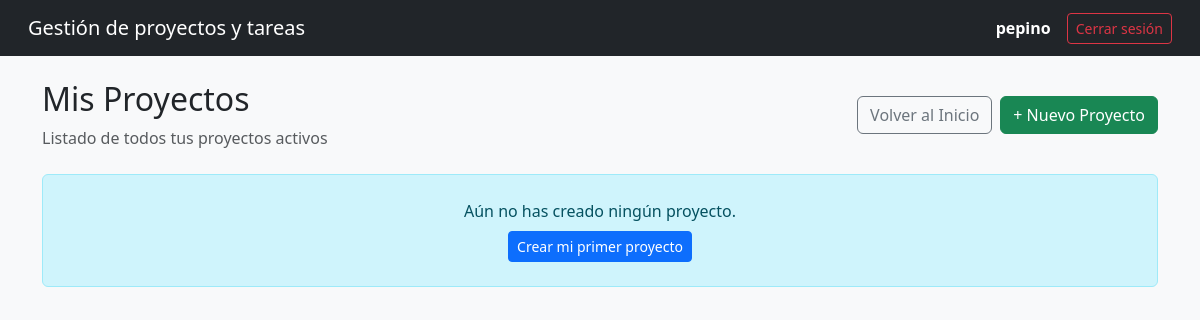
/proyectos/ (signed in), run on an earlier commit of the app's database.
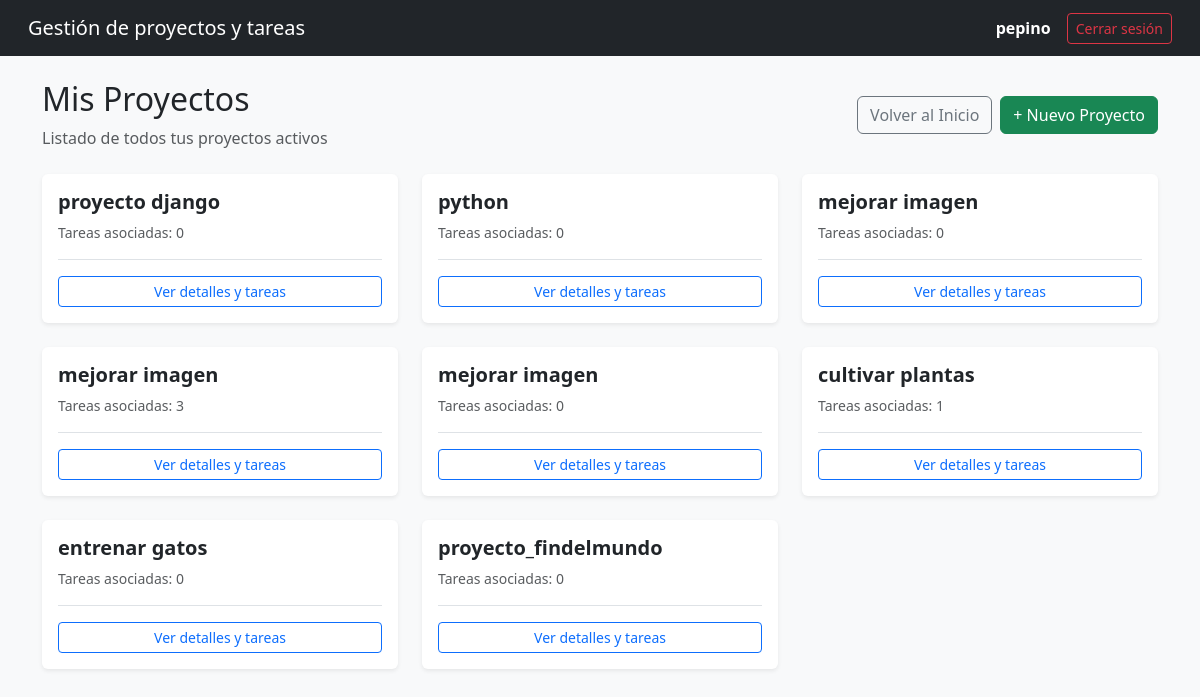
And on a later commit of the database.
### core/models.py (models this page shows, shortened)
class Proyecto(models.Model):
    nombre = models.CharField(max_length=100)
    usuario = models.ForeignKey(User, on_delete=models.CASCADE, related_name='proyectos') # 1 usuario varios proyectos
    fecha_creacion = models.DateTimeField(auto_now_add=True)

### core/views.py (the view)
# urls.py: path('proyectos/', lista_proyectos, name='lista_proyectos'),
@login_required
def lista_proyectos(request):
    proyectos = Proyecto.objects.filter(usuario=request.user)
    return render(request, 'core/proyecto_list.html', {'proyectos': proyectos})

### core/templates/core/proyecto_list.html (shortened to what this page needs)
{% extends 'base.html' %}
{% block content %}
<div class="d-flex justify-content-between align-items-center mb-4">
    <div>
        <h2>Mis Proyectos</h2>
        <p class="text-muted mb-0">Listado de todos tus proyectos activos</p>
    </div>
    <div class="d-flex gap-2">
        <a href="{% url 'home' %}" class="btn btn-outline-secondary">Volver al Inicio</a>
        <a href="{% url 'crear_proyecto' %}" class="btn btn-success">+ Nuevo Proyecto</a>
    </div>
</div>
<div class="row g-4">
    {% for proyecto in proyectos %}
        <div class="col-md-4">
            <div class="card h-100 shadow-sm border-0">
                <div class="card-body d-flex flex-column">
                    <h5 class="card-title fw-bold">{{ proyecto.nombre }}</h5>
                    <p class="card-text text-muted small">
                        Tareas asociadas: {{ proyecto.tareas.count }}
                    </p>
                    <div class="mt-auto pt-3 border-top">
                        <a href="{% url 'proyecto_detalle' proyecto.pk %}" class="btn btn-outline-primary btn-sm w-100">
                            Ver detalles y tareas
                        </a>
                    </div>
                </div>
            </div>
        </div>
    {% empty %}
        <div class="col-12">
            <div class="alert alert-info text-center py-4">
                <p class="mb-2">Aún no has creado ningún proyecto.</p>
                <a href="{% url 'crear_proyecto' %}" class="btn btn-primary btn-sm">Crear mi primer proyecto</a>
            </div>
        </div>
    {% endfor %}
</div>
{% endblock %}

### templates/base.html (shortened to what this page needs)
<!DOCTYPE html>
<html lang="es">
<head>
    <link
        href="https://cdn.jsdelivr.net/npm/bootstrap@5.3.3/dist/css/bootstrap.min.css" rel="stylesheet">
</head>
<body class='bg-light'>
<nav class='navbar navbar-expand-lg navbar-dark bg-dark px-3 mb-4'>
    <div class='container-fluid'>
        <a class='navbar-brand' href={% url 'home' %}>Gestión de proyectos y tareas</a>
        <div class='d-flex align-items-center gap-2'>
        {% if user.is_authenticated %}
            <span class='text-white me-2'><strong>{{user.username}}</strong></span>
            <form method='POST' action={% url 'logout' %} class='d-inline'>
                <button type='submit' class='btn btn-outline-danger btn-sm'>Cerrar sesión</button>
            </form>
        {% else %}
            <a href= {% url 'login' %} class='btn btn-outline-light btn-sm'>Ingresar </a>
            <a href ="{% url 'registro' %}" class='btn btn-primary btn-sm'>Registrarme </a>
        {% endif %}
        </div>
    </div>
</nav>
<main class='container my-4'>
    {% block content %}
    {% endblock %}
</main>
</body>
</html>

What changed in the data, as far as the page shows it:
added Proyecto: nombre "proyecto django", tareas.count "0"
added Proyecto: nombre "python", tareas.count "0"
added Proyecto: nombre "mejorar imagen", tareas.count "0"
added Proyecto: nombre "mejorar imagen", tareas.count "3"
added Proyecto: nombre "mejorar imagen", tareas.count "0"
added Proyecto: nombre "cultivar plantas", tareas.count "1"
added Proyecto: nombre "entrenar gatos", tareas.count "0"
added Proyecto: nombre "proyecto_findelmundo", tareas.count "0"
Also different on the page:
text no longer shown: "Aún no has creado ningún proyecto. Crear mi primer proyecto"
